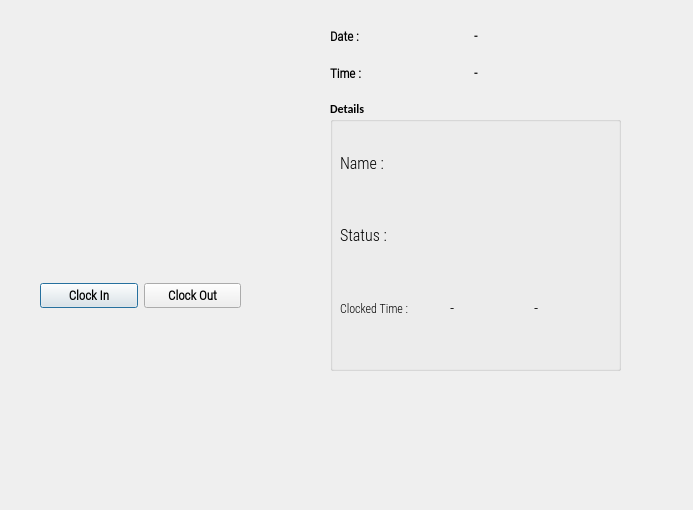
<?xml version="1.0" encoding="UTF-8"?>
<ui version="4.0">
 <class>OutputDialog</class>
 <widget class="QDialog" name="OutputDialog">
  <property name="geometry">
   <rect>
    <x>0</x>
    <y>0</y>
    <width>693</width>
    <height>510</height>
   </rect>
  </property>
  <property name="minimumSize">
   <size>
    <width>0</width>
    <height>0</height>
   </size>
  </property>
  <property name="maximumSize">
   <size>
    <width>1280</width>
    <height>720</height>
   </size>
  </property>
  <property name="font">
   <font>
    <family>Calibri</family>
    <weight>75</weight>
    <bold>true</bold>
   </font>
  </property>
  <property name="windowTitle">
   <string>Face Recognition Attendance App</string>
  </property>
  <property name="windowIcon">
   <iconset resource="resource.qrc">
    <normaloff>:/icon/icon.png</normaloff>:/icon/icon.png</iconset>
  </property>
  <widget class="QLabel" name="imgLabel">
   <property name="geometry">
    <rect>
     <x>20</x>
     <y>0</y>
     <width>211</width>
     <height>211</height>
    </rect>
   </property>
   <property name="minimumSize">
    <size>
     <width>4</width>
     <height>0</height>
    </size>
   </property>
   <property name="maximumSize">
    <size>
     <width>640</width>
     <height>480</height>
    </size>
   </property>
   <property name="text">
    <string/>
   </property>
  </widget>
  <widget class="QWidget" name="horizontalLayoutWidget">
   <property name="geometry">
    <rect>
     <x>40</x>
     <y>270</y>
     <width>201</width>
     <height>51</height>
    </rect>
   </property>
   <layout class="QHBoxLayout" name="horizontalLayout">
    <item>
     <widget class="QPushButton" name="ClockInButton">
      <property name="font">
       <font>
        <family>Roboto Condensed Light</family>
        <pointsize>10</pointsize>
        <weight>75</weight>
        <bold>true</bold>
       </font>
      </property>
      <property name="text">
       <string>Clock In</string>
      </property>
      <property name="checkable">
       <bool>true</bool>
      </property>
     </widget>
    </item>
    <item>
     <widget class="QPushButton" name="ClockOutButton">
      <property name="font">
       <font>
        <family>Roboto Condensed Light</family>
        <pointsize>10</pointsize>
        <weight>75</weight>
        <bold>true</bold>
       </font>
      </property>
      <property name="text">
       <string>Clock Out</string>
      </property>
      <property name="checkable">
       <bool>true</bool>
      </property>
     </widget>
    </item>
   </layout>
  </widget>
  <widget class="QWidget" name="gridLayoutWidget">
   <property name="geometry">
    <rect>
     <x>330</x>
     <y>20</y>
     <width>281</width>
     <height>69</height>
    </rect>
   </property>
   <layout class="QGridLayout" name="gridLayout_2">
    <item row="0" column="1">
     <widget class="QLabel" name="Date_Label">
      <property name="font">
       <font>
        <family>Roboto Condensed Light</family>
        <pointsize>10</pointsize>
        <weight>75</weight>
        <bold>true</bold>
       </font>
      </property>
      <property name="text">
       <string>-</string>
      </property>
     </widget>
    </item>
    <item row="1" column="1">
     <widget class="QLabel" name="Time_Label">
      <property name="font">
       <font>
        <family>Roboto Condensed Light</family>
        <pointsize>10</pointsize>
        <weight>75</weight>
        <bold>true</bold>
       </font>
      </property>
      <property name="text">
       <string>-</string>
      </property>
     </widget>
    </item>
    <item row="1" column="0">
     <widget class="QLabel" name="label_2">
      <property name="font">
       <font>
        <family>Roboto Condensed Light</family>
        <pointsize>10</pointsize>
        <weight>75</weight>
        <bold>true</bold>
       </font>
      </property>
      <property name="text">
       <string>Time :</string>
      </property>
     </widget>
    </item>
    <item row="0" column="0">
     <widget class="QLabel" name="label">
      <property name="font">
       <font>
        <family>Roboto Condensed Light</family>
        <pointsize>10</pointsize>
        <weight>75</weight>
        <bold>true</bold>
       </font>
      </property>
      <property name="text">
       <string>Date :</string>
      </property>
     </widget>
    </item>
   </layout>
  </widget>
  <widget class="QGroupBox" name="groupBox">
   <property name="geometry">
    <rect>
     <x>330</x>
     <y>100</y>
     <width>291</width>
     <height>271</height>
    </rect>
   </property>
   <property name="title">
    <string>Details</string>
   </property>
   <widget class="QWidget" name="verticalLayoutWidget">
    <property name="geometry">
     <rect>
      <x>10</x>
      <y>30</y>
      <width>111</width>
      <height>211</height>
     </rect>
    </property>
    <layout class="QVBoxLayout" name="verticalLayout">
     <item>
      <widget class="QLabel" name="label_3">
       <property name="font">
        <font>
         <family>Roboto Condensed Light</family>
         <pointsize>12</pointsize>
         <weight>50</weight>
         <bold>false</bold>
        </font>
       </property>
       <property name="text">
        <string>Name : </string>
       </property>
      </widget>
     </item>
     <item>
      <widget class="QLabel" name="label_4">
       <property name="font">
        <font>
         <family>Roboto Condensed Light</family>
         <pointsize>12</pointsize>
         <weight>50</weight>
         <bold>false</bold>
        </font>
       </property>
       <property name="text">
        <string>Status :</string>
       </property>
      </widget>
     </item>
     <item>
      <widget class="QLabel" name="label_5">
       <property name="font">
        <font>
         <family>Roboto Condensed Light</family>
         <pointsize>9</pointsize>
         <weight>50</weight>
         <bold>false</bold>
        </font>
       </property>
       <property name="text">
        <string>Clocked Time : </string>
       </property>
      </widget>
     </item>
    </layout>
   </widget>
   <widget class="QWidget" name="verticalLayoutWidget_2">
    <property name="geometry">
     <rect>
      <x>120</x>
      <y>30</y>
      <width>161</width>
      <height>211</height>
     </rect>
    </property>
    <layout class="QVBoxLayout" name="verticalLayout_2">
     <item>
      <widget class="QLabel" name="NameLabel">
       <property name="font">
        <font>
         <family>Roboto Condensed Light</family>
         <pointsize>12</pointsize>
         <weight>50</weight>
         <bold>false</bold>
        </font>
       </property>
       <property name="text">
        <string/>
       </property>
      </widget>
     </item>
     <item>
      <widget class="QLabel" name="StatusLabel">
       <property name="font">
        <font>
         <family>Roboto Condensed Light</family>
         <pointsize>12</pointsize>
         <weight>50</weight>
         <bold>false</bold>
        </font>
       </property>
       <property name="text">
        <string/>
       </property>
      </widget>
     </item>
     <item>
      <layout class="QHBoxLayout" name="horizontalLayout_2">
       <item>
        <widget class="QLabel" name="HoursLabel">
         <property name="font">
          <font>
           <family>Roboto Condensed Light</family>
           <pointsize>12</pointsize>
           <weight>50</weight>
           <bold>false</bold>
          </font>
         </property>
         <property name="text">
          <string>-</string>
         </property>
        </widget>
       </item>
       <item>
        <widget class="QLabel" name="MinLabel">
         <property name="font">
          <font>
           <family>Roboto Condensed Light</family>
           <pointsize>12</pointsize>
           <weight>50</weight>
           <bold>false</bold>
          </font>
         </property>
         <property name="text">
          <string>-</string>
         </property>
        </widget>
       </item>
      </layout>
     </item>
    </layout>
   </widget>
  </widget>
 </widget>
 <resources>
  <include location="resource.qrc"/>
 </resources>
 <connections/>
</ui>
